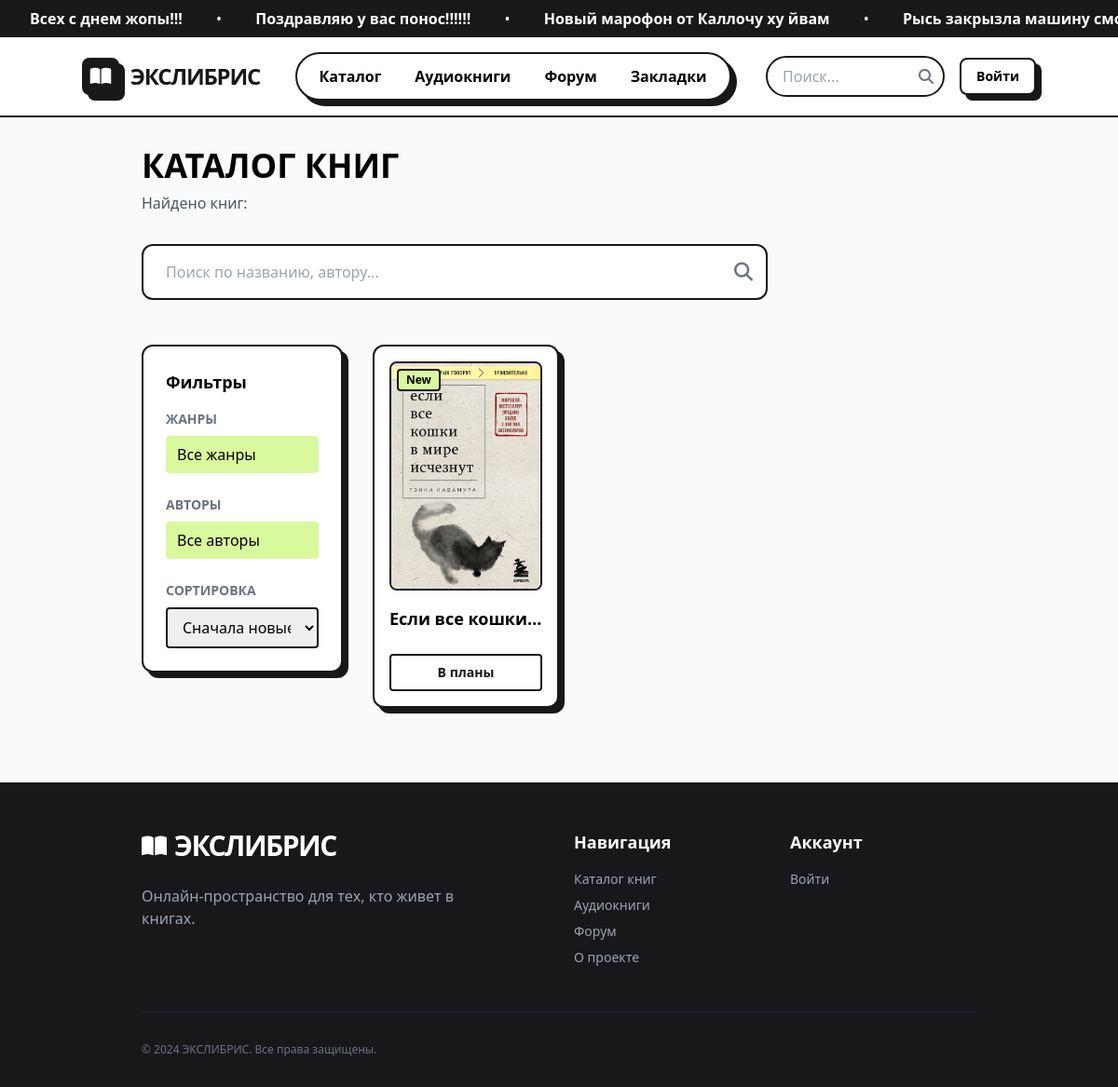
/books/, run on an earlier commit of the app's database.
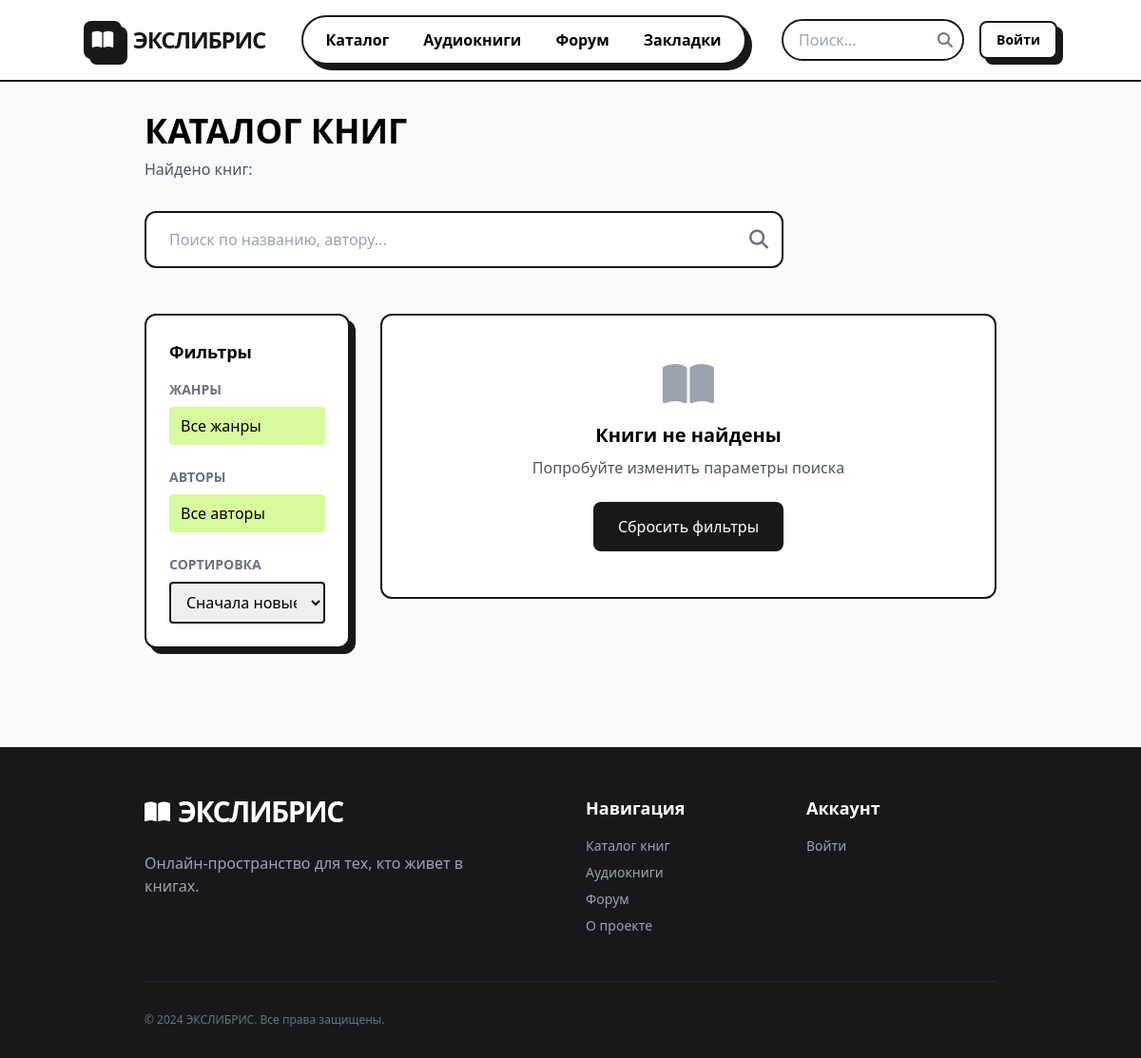
And on a later commit of the database.
### Exlib_app/models.py (models this page shows, shortened)
class MarqueeMessage(models.Model):
    text = models.CharField(max_length=200, verbose_name="Текст сообщения")
    is_active = models.BooleanField(default=True, verbose_name="Активно")
    order = models.PositiveIntegerField(default=0, verbose_name="Порядок")
    created_at = models.DateTimeField(auto_now_add=True)
    class Meta:
        verbose_name = "Сообщение бегущей строки"
        verbose_name_plural = "Сообщения бегущей строки"
        ordering = ['order']

class Book(models.Model):
    old_genre = models.CharField(max_length=50, blank=True, null=True, verbose_name="Старый жанр (временное)")
    title = models.CharField(max_length=200, verbose_name="Название")
    author = models.ForeignKey(Author, on_delete=models.CASCADE, verbose_name="Автор")
    description = models.TextField(verbose_name="Описание")
    genre = models.ForeignKey(Genre, on_delete=models.SET_NULL, null=True, blank=True, verbose_name="Жанр")
    cover_image = models.ImageField(
        upload_to='book_covers/',
        verbose_name="Обложка",
        help_text="Рекомендуемый размер: 600x900px"
    )
    match_percentage = models.IntegerField(
        validators=[MinValueValidator(0), MaxValueValidator(100)],
        default=0,
        verbose_name="Процент совпадения"
    )
    is_new = models.BooleanField(default=False, verbose_name="Новая")
    slug = models.SlugField(unique=True, blank=True)
    created_at = models.DateTimeField(auto_now_add=True)
    class Meta:
        verbose_name = "Книга"
        verbose_name_plural = "Книги"
        ordering = ['-created_at']

### Exlib_app/views.py (the view, shortened to what this page needs)
# urls.py: path('books/', views.book_list, name='book_list'),
def book_list(request):
    context = get_common_context()
    books = Book.objects.all()
    search = request.GET.get('search', '')
    if search:
        books = books.filter(
            Q(title__icontains=search) |
            Q(author__name__icontains=search) |
            Q(description__icontains=search)
        )
    genre_id = request.GET.get('genre')
    if genre_id:
        books = books.filter(genre_id=genre_id)
    author_id = request.GET.get('author')
    if author_id:
        books = books.filter(author_id=author_id)
    sort = request.GET.get('sort', '-created_at')
    if sort in ['title', '-title', 'created_at', '-created_at', 'match_percentage', '-match_percentage']:
        books = books.order_by(sort)
    page = request.GET.get('page', 1)
    paginator = Paginator(books, 12)  # 12 книг на страницу
    try:
        books_page = paginator.page(page)
    except PageNotAnInteger:
        books_page = paginator.page(1)
    except EmptyPage:
        books_page = paginator.page(paginator.num_pages)
    url_params = request.GET.copy()
    if 'page' in url_params:
        del url_params['page']
    context.update({
        'books': books_page,  # Используем страницу, а не все книги
        'search_query': search,
        'selected_genre': genre_id,
        'selected_author': author_id,
        'sort_by': sort,
        'url_params': url_params.urlencode(),  # Для пагинации
    })
    return render(request, 'Exlib_app/book_list.html', context)

### Exlib_app/views.py (called while the page is built)
def get_common_context():
    return {
        'marquee_messages': MarqueeMessage.objects.filter(is_active=True).order_by('order'),
        'genres': Genre.objects.all(),
        'authors': Author.objects.all(),
    }

### Exlib_app/templates/Exlib_app/book_list.html (shortened to what the changed rows need)
{% extends 'Exlib_app/base.html' %}
{% block content %}
<div class="container mx-auto px-4 lg:px-8 max-w-7xl py-8">
    <div class="mb-12">
        <h1 class="font-display font-extrabold text-4xl mb-2">КАТАЛОГ КНИГ</h1>
    </div>
    <div class="flex flex-col lg:flex-row gap-8">
        <div class="lg:w-3/4">
            {% if books %}
            <div class="grid grid-cols-1 md:grid-cols-2 lg:grid-cols-3 gap-6">
                {% for book in books %}
                <div class="book-card bg-white border-2 border-brut-black rounded-xl p-4 shadow-hard hover:shadow-hard-hover transition-all">
                    <a href="{% url 'book_detail' book.slug %}">
                        <div class="cover-container mb-4 relative">
                            <div class="aspect-[2/3] bg-gray-200 rounded-lg border-2 border-brut-black overflow-hidden">
                                {% if book.cover_image %}
                                    <img src="{{ book.cover_image.url }}"
                                         alt="{{ book.title }}"
                                         class="book-cover w-full h-full object-cover hover:scale-105 transition-transform duration-300">
                                {% else %}
                                    <div class="w-full h-full flex items-center justify-center">
                                        <i class="fas fa-book text-4xl text-gray-400"></i>
                                    </div>
                                {% endif %}
                            </div>
                            {% if book.is_new %}
                                <div class="absolute top-2 left-2 bg-soft-lime border-2 border-brut-black px-2 py-0.5 rounded text-xs font-bold">
                                    New
                                </div>
                            {% endif %}
                        </div>
                    </a>
                    <h4 class="font-bold text-lg mb-1 truncate">{{ book.title }}</h4>
                    <div class="flex gap-2">
                    {% if user.is_authenticated %}
                        {% with book_id_string=book.id|stringformat:"s" %}
                            {% for book_id, status in user_book_statuses_dict.items %}
                                {% if book_id == book_id_string and status == 'reading' %}
                                    <button class="book-status-btn flex-1 bg-brut-black text-white py-2 rounded border-2 border-brut-black font-bold text-sm hover:bg-soft-lime hover:text-brut-black transition-colors"
                                            data-book-id="{{ book.id }}" data-status="reading">
                                        Читаю
                                    </button>
                                    {% else %}
                                    <button class="book-status-btn flex-1 bg-white text-brut-black py-2 rounded border-2 border-brut-black font-bold text-sm hover:bg-brut-black hover:text-white transition-colors"
                                            data-book-id="{{ book.id }}" data-status="planned">
                                        В планы
                                    </button>
                                {% endif %}
                            {% empty %}
                                <button class="book-status-btn flex-1 bg-white text-brut-black py-2 rounded border-2 border-brut-black font-bold text-sm hover:bg-brut-black hover:text-white transition-colors"
                                        data-book-id="{{ book.id }}" data-status="planned">
                                    В планы
                                </button>
                            {% endfor %}
                        {% endwith %}
                    {% else %}
                        <a href="/admin/login/" class="flex-1 bg-white text-brut-black py-2 rounded border-2 border-brut-black font-bold text-sm hover:bg-brut-black hover:text-white transition-colors text-center">
                            В планы
                        </a>
                    {% endif %}
                    </div>
                </div>
                {% endfor %}
            </div>
            {% else %}
            <div class="bg-white border-2 border-brut-black rounded-xl p-12 text-center">
                <i class="fas fa-book-open text-5xl text-gray-400 mb-4"></i>
                <h3 class="font-bold text-xl mb-2">Книги не найдены</h3>
                <p class="text-gray-600 mb-6">Попробуйте изменить параметры поиска</p>
                <a href="{% url 'book_list' %}" class="inline-block bg-brut-black text-white px-6 py-3 rounded-lg border-2 border-brut-black hover:bg-soft-lime hover:text-brut-black transition-colors">
                    Сбросить фильтры
                </a>
            </div>
            {% endif %}
        </div>
    </div>
</div>
{% endblock %}

### Exlib_app/templates/Exlib_app/base.html (shortened to what the changed rows need)
<!DOCTYPE html>
<html lang="ru">
<head>
    {% load static %}
    <link rel="stylesheet" href="{% static 'css/style.css' %}">
    <script src="https://cdn.tailwindcss.com"></script>
    <link rel="stylesheet" href="https://cdnjs.cloudflare.com/ajax/libs/font-awesome/6.4.0/css/all.min.css">
</head>
<body class="min-h-screen flex flex-col bg-gray-50">
    {% if marquee_messages %}
    <div class="bg-brut-black text-white py-2 overflow-hidden">
        <div class="animate-marquee whitespace-nowrap">
            {% for message in marquee_messages %}
            <span class="mx-8 font-bold">{{ message.text }}</span>
            {% if not forloop.last %}•{% endif %}
            {% endfor %}
        </div>
    </div>
    {% endif %}
    <header class="sticky top-0 z-50 bg-white border-b-2 border-brut-black px-6 py-4">
        <div class="container flex justify-between items-center">
            <div class="flex items-center gap-3">
                <a href="{% url 'index' %}" class="flex items-center gap-3">
                    <h1 class="font-display font-extrabold text-2xl tracking-tighter text-brut-black">ЭКСЛИБРИС</h1>
                </a>
            </div>
        </div>
    </header>
    <main class="flex-grow">
        <div class="container px-4 lg:px-8">
            {% block content %}{% endblock %}
        </div>
    </main>
</body>
</html>

What changed in the data, as far as the page shows it:
removed MarqueeMessage: text "Всех с днем жопы!!!"
removed MarqueeMessage: text "Поздравляю у вас понос!!!!!!"
removed MarqueeMessage: text "Новый марофон от Каллочу ху йвам"
removed MarqueeMessage: text "Рысь закрызла машину…"
removed Book: cover_image (picture), is_new "New", title "Если все кошки…"
Also different on the page:
text now shown: "Книги не найдены Попробуйте изменить параметры поиска Сбросить фильтры"
